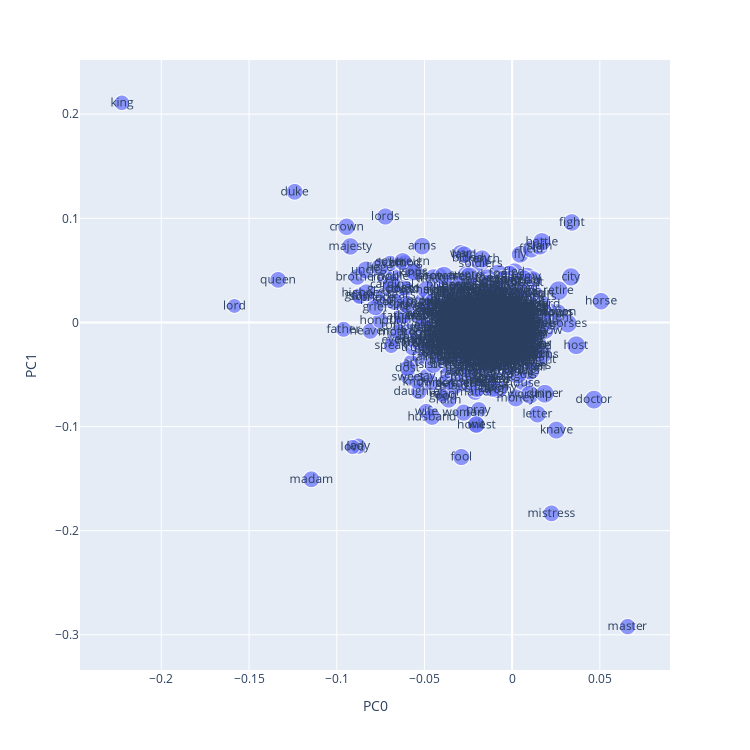

The cell this chart's notebook holds for it:
### Code cell
vis_loadings(0, 1)

### Figure 1 — Plotly figure (JSON) as saved in the notebook; plotly's stock layout.template omitted (floating-point values rounded to 4 significant figures; data arrays with more than 128 entries replaced by an {"elided": "..."} marker saying what was removed)
{"data": [{"hovertemplate": "PC0=%{x}<br>PC1=%{y}<br>i=%{marker.size}<br>term_str=%{text}<extra></extra>", "legendgroup": "", "marker": {"color": "#636efa", "size": {"elided": "2000 float values"}, "sizemode": "area", "sizeref": 0.03777, "symbol": "circle"}, "mode": "markers+text", "name": "", "showlegend": false, "text": {"elided": "2000 str values"}, "type": "scattergl", "x": {"elided": "2000 float values"}, "xaxis": "x", "y": {"elided": "2000 float values"}, "yaxis": "y"}], "layout": {"height": 750, "legend": {"itemsizing": "constant", "tracegroupgap": 0}, "margin": {"t": 60}, "width": 750, "xaxis": {"anchor": "y", "autorange": true, "domain": [0, 1], "range": [-0.2464, 0.09], "title": {"text": "PC0"}, "type": "linear"}, "yaxis": {"anchor": "x", "autorange": true, "domain": [0, 1], "range": [-0.3338, 0.252], "title": {"text": "PC1"}, "type": "linear"}}}
